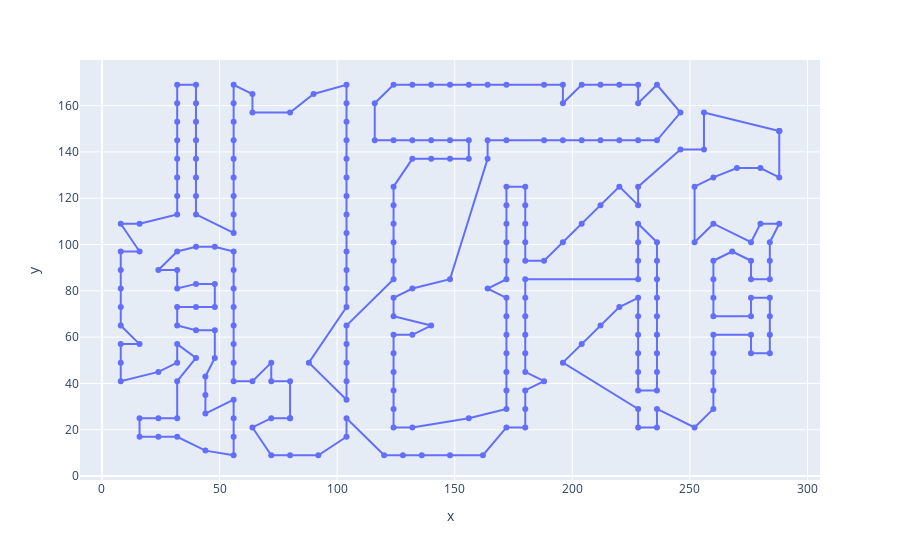

This figure's notebook cell:
### Markdown cell above
# 使用不同的搜索策略

下面将访问的城市数量拓展到280个,同时我们将比较两种不同的搜索策略,以及他们的性能和耗时，为了更加直观的展示路径信息，我们在数据模型中不在存储各个城市之间的距离矩阵,而是存储各个城市的地理坐标数组(可以理解为经纬度坐标)，同时还会定义一个计算距离矩阵的函数(compute_euclidean_distance_matrix),它使用欧式距离的方法根据地理坐标来计算任务两个城市之间的距离。其余方法函数和方法和上述方法一样，将不再一一说明。

下面的代码将首先使用 PATH_CHEAPEST_ARC 策略，并将最终所有的点和路径在一个二位平面中展示出来，这样可以更直观的看出访问的顺序和方向。

### Code cell
%%time
def create_data_model():
    data = {}
    # 定义地理坐标
    data['locations'] = [
        (288, 149), (288, 129), (270, 133), (256, 141), (256, 157), (246, 157),
        (236, 169), (228, 169), (228, 161), (220, 169), (212, 169), (204, 169),
        (196, 169), (188, 169), (196, 161), (188, 145), (172, 145), (164, 145),
        (156, 145), (148, 145), (140, 145), (148, 169), (164, 169), (172, 169),
        (156, 169), (140, 169), (132, 169), (124, 169), (116, 161), (104, 153),
        (104, 161), (104, 169), (90, 165), (80, 157), (64, 157), (64, 165),
        (56, 169), (56, 161), (56, 153), (56, 145), (56, 137), (56, 129),
        (56, 121), (40, 121), (40, 129), (40, 137), (40, 145), (40, 153),
        (40, 161), (40, 169), (32, 169), (32, 161), (32, 153), (32, 145),
        (32, 137), (32, 129), (32, 121), (32, 113), (40, 113), (56, 113),
        (56, 105), (48, 99), (40, 99), (32, 97), (32, 89), (24, 89),
        (16, 97), (16, 109), (8, 109), (8, 97), (8, 89), (8, 81),
        (8, 73), (8, 65), (8, 57), (16, 57), (8, 49), (8, 41),
        (24, 45), (32, 41), (32, 49), (32, 57), (32, 65), (32, 73),
        (32, 81), (40, 83), (40, 73), (40, 63), (40, 51), (44, 43),
        (44, 35), (44, 27), (32, 25), (24, 25), (16, 25), (16, 17),
        (24, 17), (32, 17), (44, 11), (56, 9), (56, 17), (56, 25),
        (56, 33), (56, 41), (64, 41), (72, 41), (72, 49), (56, 49),
        (48, 51), (56, 57), (56, 65), (48, 63), (48, 73), (56, 73),
        (56, 81), (48, 83), (56, 89), (56, 97), (104, 97), (104, 105),
        (104, 113), (104, 121), (104, 129), (104, 137), (104, 145), (116, 145),
        (124, 145), (132, 145), (132, 137), (140, 137), (148, 137), (156, 137),
        (164, 137), (172, 125), (172, 117), (172, 109), (172, 101), (172, 93),
        (172, 85), (180, 85), (180, 77), (180, 69), (180, 61), (180, 53),
        (172, 53), (172, 61), (172, 69), (172, 77), (164, 81), (148, 85),
        (124, 85), (124, 93), (124, 109), (124, 125), (124, 117), (124, 101),
        (104, 89), (104, 81), (104, 73), (104, 65), (104, 49), (104, 41),
        (104, 33), (104, 25), (104, 17), (92, 9), (80, 9), (72, 9),
        (64, 21), (72, 25), (80, 25), (80, 25), (80, 41), (88, 49),
        (104, 57), (124, 69), (124, 77), (132, 81), (140, 65), (132, 61),
        (124, 61), (124, 53), (124, 45), (124, 37), (124, 29), (132, 21),
        (124, 21), (120, 9), (128, 9), (136, 9), (148, 9), (162, 9),
        (156, 25), (172, 21), (180, 21), (180, 29), (172, 29), (172, 37),
        (172, 45), (180, 45), (180, 37), (188, 41), (196, 49), (204, 57),
        (212, 65), (220, 73), (228, 69), (228, 77), (236, 77), (236, 69),
        (236, 61), (228, 61), (228, 53), (236, 53), (236, 45), (228, 45),
        (228, 37), (236, 37), (236, 29), (228, 29), (228, 21), (236, 21),
        (252, 21), (260, 29), (260, 37), (260, 45), (260, 53), (260, 61),
        (260, 69), (260, 77), (276, 77), (276, 69), (276, 61), (276, 53),
        (284, 53), (284, 61), (284, 69), (284, 77), (284, 85), (284, 93),
        (284, 101), (288, 109), (280, 109), (276, 101), (276, 93), (276, 85),
        (268, 97), (260, 109), (252, 101), (260, 93), (260, 85), (236, 85),
        (228, 85), (228, 93), (236, 93), (236, 101), (228, 101), (228, 109),
        (228, 117), (228, 125), (220, 125), (212, 117), (204, 109), (196, 101),
        (188, 93), (180, 93), (180, 101), (180, 109), (180, 117), (180, 125),
        (196, 145), (204, 145), (212, 145), (220, 145), (228, 145), (236, 145),
        (246, 141), (252, 125), (260, 129), (280, 133)
    ]  
    data['num_vehicles'] = 1
    data['depot'] = 0
    return data

def compute_euclidean_distance_matrix(locations):
    """创建回调函数返回两个点之间的距离"""
    distances = {}
    for from_counter, from_node in enumerate(locations):
        distances[from_counter] = {}
        for to_counter, to_node in enumerate(locations):
            if from_counter == to_counter:
                distances[from_counter][to_counter] = 0
            else:
                # Euclidean distance
                distances[from_counter][to_counter] = (int(
                    math.hypot((from_node[0] - to_node[0]),
                               (from_node[1] - to_node[1]))))
    return distances

def print_solution(manager, routing, solution):
    """数据最终的访问路径"""
    print('最短路程: {}'.format(solution.ObjectiveValue()))
    index = routing.Start(0)
    plan_output = '访问路径:\n'
    route_distance = 0
    while not routing.IsEnd(index):
        #indexs.append(index)
        plan_output += ' {} ->'.format(manager.IndexToNode(index))
        previous_index = index
        index = solution.Value(routing.NextVar(index))
        route_distance += routing.GetArcCostForVehicle(previous_index, index, 0)
    plan_output += ' {}\n'.format(manager.IndexToNode(index))
    print(plan_output)
    plan_output += 'Objective: {}m\n'.format(route_distance)

# 创建数据模型
data = create_data_model()

# 创建索引管理器(manager)和路由模型(routing)
manager = pywrapcp.RoutingIndexManager(len(data['locations']),
                                       data['num_vehicles'], data['depot'])
routing = pywrapcp.RoutingModel(manager)
#计算距离矩阵
distance_matrix = compute_euclidean_distance_matrix(data['locations'])

#定义回调函数
def distance_callback(from_index, to_index):
    from_node = manager.IndexToNode(from_index)
    to_node = manager.IndexToNode(to_index)
    return distance_matrix[from_node][to_node]

transit_callback_index = routing.RegisterTransitCallback(distance_callback)
routing.SetArcCostEvaluatorOfAllVehicles(transit_callback_index)

#定义并设置搜索策略,这里使用：PATH_CHEAPEST_ARC
search_parameters = pywrapcp.DefaultRoutingSearchParameters()
search_parameters.first_solution_strategy = (
    routing_enums_pb2.FirstSolutionStrategy.PATH_CHEAPEST_ARC)

#引导式局部搜索策略
# search_parameters.local_search_metaheuristic = (
#     routing_enums_pb2.LocalSearchMetaheuristic.GUIDED_LOCAL_SEARCH)
# search_parameters.time_limit.seconds = 30
# search_parameters.log_search = True

# 求解
solution = routing.SolveWithParameters(search_parameters)

# 输出访问路径
if solution:
    routes = get_routes(solution, routing, manager)    
    print_solution(manager, routing, solution)
    x = [data['locations'][i][0] for i in routes[0]]
    y = [data['locations'][i][1] for i in routes[0]]
    x.append(x[0])
    y.append(y[0])
    fig = px.line(x=x, y=y,markers=True)
    fig.show()

### Figure 1 — Plotly figure (JSON) as saved in the notebook; plotly's stock layout.template omitted (floating-point values rounded to 4 significant figures; data arrays with more than 128 entries replaced by an {"elided": "..."} marker saying what was removed)
{"data": [{"hovertemplate": "x=%{x}<br>y=%{y}<extra></extra>", "legendgroup": "", "line": {"color": "#636efa", "dash": "solid"}, "marker": {"symbol": "circle"}, "mode": "markers+lines", "name": "", "orientation": "v", "showlegend": false, "type": "scatter", "x": {"elided": "282 int values"}, "xaxis": "x", "y": {"elided": "282 int values"}, "yaxis": "y"}], "layout": {"legend": {"tracegroupgap": 0}, "margin": {"t": 60}, "xaxis": {"anchor": "y", "domain": [0, 1], "title": {"text": "x"}}, "yaxis": {"anchor": "x", "domain": [0, 1], "title": {"text": "y"}}}}
